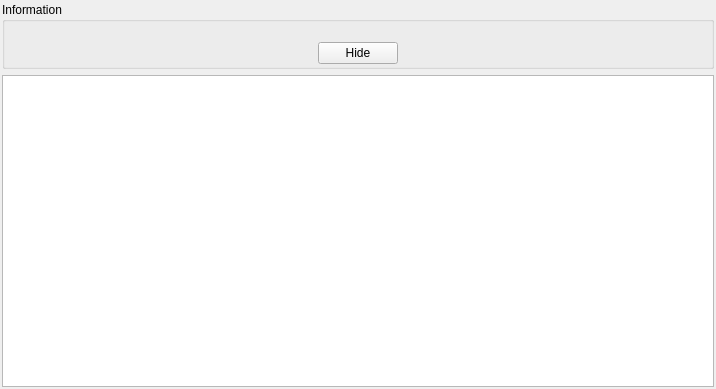
<?xml version="1.0" encoding="UTF-8"?>
<ui version="4.0">
 <class>mdiChild</class>
 <widget class="QWidget" name="mdiChild">
  <property name="geometry">
   <rect>
    <x>0</x>
    <y>0</y>
    <width>716</width>
    <height>389</height>
   </rect>
  </property>
  <property name="sizePolicy">
   <sizepolicy hsizetype="Maximum" vsizetype="Maximum">
    <horstretch>0</horstretch>
    <verstretch>0</verstretch>
   </sizepolicy>
  </property>
  <property name="windowTitle">
   <string>Form</string>
  </property>
  <property name="windowIcon">
   <iconset resource="../../../Icons/resources.qrc">
    <normaloff>:/icons/32x32/32x32/actions/archive-insert-directory.png</normaloff>:/icons/32x32/32x32/actions/archive-insert-directory.png</iconset>
  </property>
  <layout class="QVBoxLayout" name="verticalLayout">
   <property name="leftMargin">
    <number>2</number>
   </property>
   <property name="topMargin">
    <number>2</number>
   </property>
   <property name="rightMargin">
    <number>2</number>
   </property>
   <property name="bottomMargin">
    <number>2</number>
   </property>
   <item>
    <widget class="QGroupBox" name="gpInformation">
     <property name="title">
      <string>Information</string>
     </property>
     <layout class="QGridLayout" name="gridLayout_2">
      <property name="leftMargin">
       <number>2</number>
      </property>
      <property name="topMargin">
       <number>2</number>
      </property>
      <property name="rightMargin">
       <number>2</number>
      </property>
      <property name="bottomMargin">
       <number>2</number>
      </property>
      <property name="verticalSpacing">
       <number>0</number>
      </property>
      <item row="1" column="0">
       <layout class="QHBoxLayout" name="horizontalLayout">
        <item>
         <spacer name="horizontalSpacer">
          <property name="orientation">
           <enum>Qt::Horizontal</enum>
          </property>
          <property name="sizeHint" stdset="0">
           <size>
            <width>40</width>
            <height>20</height>
           </size>
          </property>
         </spacer>
        </item>
        <item>
         <widget class="QPushButton" name="pushButton">
          <property name="toolTip">
           <string>Hide / Show Information</string>
          </property>
          <property name="text">
           <string>Hide</string>
          </property>
         </widget>
        </item>
        <item>
         <spacer name="horizontalSpacer_2">
          <property name="orientation">
           <enum>Qt::Horizontal</enum>
          </property>
          <property name="sizeHint" stdset="0">
           <size>
            <width>40</width>
            <height>20</height>
           </size>
          </property>
         </spacer>
        </item>
       </layout>
      </item>
      <item row="0" column="0">
       <widget class="logFileDetailedInformationForm" name="widgetInformation" native="true">
        <layout class="QGridLayout" name="gridLayout"/>
       </widget>
      </item>
     </layout>
    </widget>
   </item>
   <item>
    <widget class="QTableView" name="view">
     <property name="font">
      <font>
       <family>Courier New</family>
       <pointsize>10</pointsize>
      </font>
     </property>
     <property name="selectionMode">
      <enum>QAbstractItemView::ContiguousSelection</enum>
     </property>
     <property name="selectionBehavior">
      <enum>QAbstractItemView::SelectRows</enum>
     </property>
     <property name="showGrid">
      <bool>false</bool>
     </property>
     <property name="sortingEnabled">
      <bool>false</bool>
     </property>
     <attribute name="horizontalHeaderDefaultSectionSize">
      <number>150</number>
     </attribute>
     <attribute name="horizontalHeaderStretchLastSection">
      <bool>true</bool>
     </attribute>
    </widget>
   </item>
  </layout>
 </widget>
 <customwidgets>
  <customwidget>
   <class>logFileDetailedInformationForm</class>
   <extends>QWidget</extends>
   <header>logfiledetailedinformationform.h</header>
   <container>1</container>
  </customwidget>
 </customwidgets>
 <resources>
  <include location="../../../Icons/resources.qrc"/>
 </resources>
 <connections/>
</ui>
